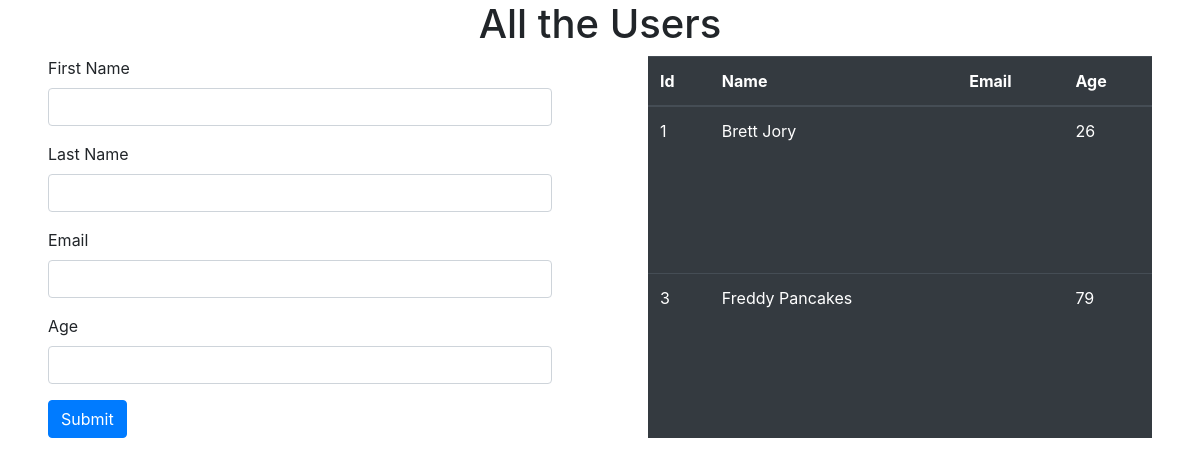
Before: / with the older database file.
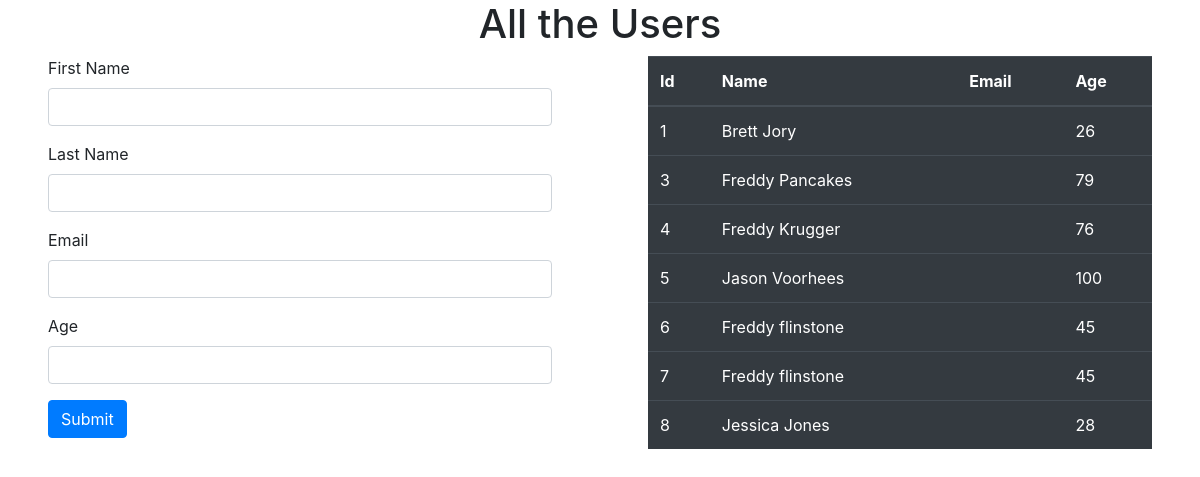
After: the same page with the newer database file.
### users_app/models.py (models this page shows)
class User(models.Model):
    first_name = models.CharField(max_length=255)
    last_name = models.CharField(max_length=255)
    email_address = models.CharField(max_length=255)
    age = models.IntegerField()
    created_at = models.DateTimeField(auto_now_add=True)
    updated_at = models.DateTimeField(auto_now=True)
    @property
    def full_name(self):
        return f"{self.first_name} {self.last_name}"

### users_app/views.py (the view)
# urls.py: path('', views.index),
def index(request):
    context = {
        'users': User.objects.all()
    }
    return render(request, 'index.html', context)

### users_app/templates/index.html (shortened to what this page needs)
<!DOCTYPE html>
<html lang="en">
<head>
    <link href="https://stackpath.bootstrapcdn.com/bootstrap/4.5.0/css/bootstrap.min.css" rel="stylesheet">
    {% load static %}
    <link rel="stylesheet" href="{% static 'style.css' %}">
</head>
<body>
    <h1>All the Users</h1>
    <div id="home">
        <form action="/create" method="post">
            <div class="form-group">
                <label for="first_name">First Name</label>
                <input type="text" id="first_name" name="first_name" class="form-control">
            </div>
            <div class="form-group">
                <label for="last_name">Last Name</label>
                <input type="text" id="last_name" name="last_name" class="form-control">
            </div>
            <div class="form-group">
                <label for="email">Email</label>
                <input type="email" name="email" id="email" class="form-control">
            </div>
            <div class="form-group">
                <label for="age">Age</label>
                <input type="number" name="age" id="age" class="form-control">
            </div>
            <button class="btn btn-primary">Submit</button>
        </form>
        <table class="table table-dark">
            <thead>
                <tr>
                    <th>Id</th>
                    <th>Name</th>
                    <th>Email</th>
                    <th>Age</th>
                </tr>
            </thead>
            <tbody>
            {% for user in users %}
                <tr>
                    <td>{{ user.id }}</td>
                    <td>{{ user.full_name }}</td>
                    <td>{{ user.email }}</td>
                    <td>{{ user.age }}</td>
                </tr>
            {% endfor %}
            </tbody>
        </table>
    </div>
</body>
</html>

### users_app/static/style.css (style rules this page uses)
#home { display: flex; justify-content: space-between; }
#home > * { width: 50%; margin: 0 3em; }
body > h1 { text-align: center; }

Changed rows visible on the page:
added User: id "4", full_name "Freddy Krugger", age "76"
added User: id "5", full_name "Jason Voorhees", age "100"
added User: id "6", full_name "Freddy flinstone", age "45"
added User: id "7", full_name "Freddy flinstone", age "45"
added User: id "8", full_name "Jessica Jones", age "28"
